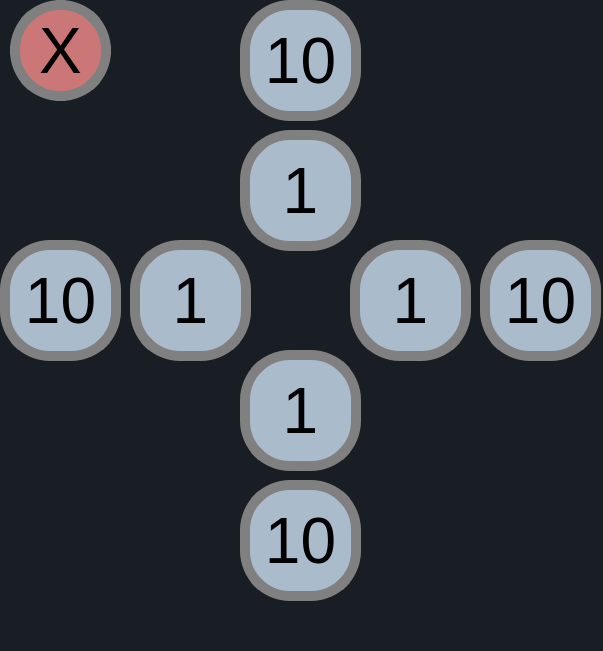
<?xml version="1.0" encoding="UTF-8"?>
<ui version="4.0">
 <class>MainWindow</class>
 <widget class="QMainWindow" name="MainWindow">
  <property name="geometry">
   <rect>
    <x>0</x>
    <y>0</y>
    <width>603</width>
    <height>651</height>
   </rect>
  </property>
  <property name="windowTitle">
   <string>MainWindow</string>
  </property>
  <property name="styleSheet">
   <string notr="true">background-color: #181e23;</string>
  </property>
  <widget class="QWidget" name="centralwidget">
   <widget class="QPushButton" name="pushUP10">
    <property name="geometry">
     <rect>
      <x>240</x>
      <y>0</y>
      <width>121</width>
      <height>121</height>
     </rect>
    </property>
    <property name="font">
     <font>
      <family>Helvetica Neue</family>
      <pointsize>48</pointsize>
     </font>
    </property>
    <property name="styleSheet">
     <string notr="true">border: 10px solid grey; 
background-color: #aabbcc;
border-radius: 50px;</string>
    </property>
    <property name="text">
     <string>10</string>
    </property>
   </widget>
   <widget class="QPushButton" name="pushUP1">
    <property name="geometry">
     <rect>
      <x>240</x>
      <y>130</y>
      <width>121</width>
      <height>121</height>
     </rect>
    </property>
    <property name="font">
     <font>
      <family>Helvetica Neue</family>
      <pointsize>48</pointsize>
     </font>
    </property>
    <property name="styleSheet">
     <string notr="true">border: 10px solid grey; 
background-color: #aabbcc;
border-radius: 50px;</string>
    </property>
    <property name="text">
     <string>1</string>
    </property>
   </widget>
   <widget class="QPushButton" name="pushDOWN10">
    <property name="geometry">
     <rect>
      <x>240</x>
      <y>480</y>
      <width>121</width>
      <height>121</height>
     </rect>
    </property>
    <property name="font">
     <font>
      <pointsize>48</pointsize>
     </font>
    </property>
    <property name="styleSheet">
     <string notr="true">border: 10px solid grey; 
background-color: #aabbcc;
border-radius: 50px;</string>
    </property>
    <property name="text">
     <string>10</string>
    </property>
   </widget>
   <widget class="QPushButton" name="pushDOWN1">
    <property name="geometry">
     <rect>
      <x>240</x>
      <y>350</y>
      <width>121</width>
      <height>121</height>
     </rect>
    </property>
    <property name="font">
     <font>
      <pointsize>48</pointsize>
     </font>
    </property>
    <property name="styleSheet">
     <string notr="true">border: 10px solid grey; 
background-color: #aabbcc;
border-radius: 50px;</string>
    </property>
    <property name="text">
     <string>1</string>
    </property>
   </widget>
   <widget class="QPushButton" name="pushLEFT10">
    <property name="geometry">
     <rect>
      <x>0</x>
      <y>240</y>
      <width>121</width>
      <height>121</height>
     </rect>
    </property>
    <property name="font">
     <font>
      <pointsize>48</pointsize>
     </font>
    </property>
    <property name="styleSheet">
     <string notr="true">border: 10px solid grey; 
background-color: #aabbcc;
border-radius: 50px;</string>
    </property>
    <property name="text">
     <string>10</string>
    </property>
   </widget>
   <widget class="QPushButton" name="pushLEFT1">
    <property name="geometry">
     <rect>
      <x>130</x>
      <y>240</y>
      <width>121</width>
      <height>121</height>
     </rect>
    </property>
    <property name="font">
     <font>
      <pointsize>48</pointsize>
     </font>
    </property>
    <property name="styleSheet">
     <string notr="true">border: 10px solid grey; 
background-color: #aabbcc;
border-radius: 50px;</string>
    </property>
    <property name="text">
     <string>1</string>
    </property>
   </widget>
   <widget class="QPushButton" name="pushRIGHT1">
    <property name="geometry">
     <rect>
      <x>350</x>
      <y>240</y>
      <width>121</width>
      <height>121</height>
     </rect>
    </property>
    <property name="font">
     <font>
      <pointsize>48</pointsize>
     </font>
    </property>
    <property name="styleSheet">
     <string notr="true">border: 10px solid grey; 
background-color: #aabbcc;
border-radius: 50px;</string>
    </property>
    <property name="text">
     <string>1</string>
    </property>
   </widget>
   <widget class="QPushButton" name="pushRIGHT10">
    <property name="geometry">
     <rect>
      <x>480</x>
      <y>240</y>
      <width>121</width>
      <height>121</height>
     </rect>
    </property>
    <property name="font">
     <font>
      <pointsize>48</pointsize>
     </font>
    </property>
    <property name="styleSheet">
     <string notr="true">border: 10px solid grey; 
background-color: #aabbcc;
border-radius: 50px;</string>
    </property>
    <property name="text">
     <string>10</string>
    </property>
   </widget>
   <widget class="QPushButton" name="pushClose">
    <property name="geometry">
     <rect>
      <x>10</x>
      <y>0</y>
      <width>101</width>
      <height>101</height>
     </rect>
    </property>
    <property name="font">
     <font>
      <family>Helvetica Neue</family>
      <pointsize>48</pointsize>
     </font>
    </property>
    <property name="styleSheet">
     <string notr="true">border: 10px solid grey; 
background-color: #cc7777;
border-radius: 50px;</string>
    </property>
    <property name="text">
     <string>X</string>
    </property>
   </widget>
  </widget>
  <widget class="QMenuBar" name="menubar">
   <property name="geometry">
    <rect>
     <x>0</x>
     <y>0</y>
     <width>603</width>
     <height>24</height>
    </rect>
   </property>
  </widget>
  <widget class="QStatusBar" name="statusbar"/>
 </widget>
 <resources/>
 <connections/>
</ui>
